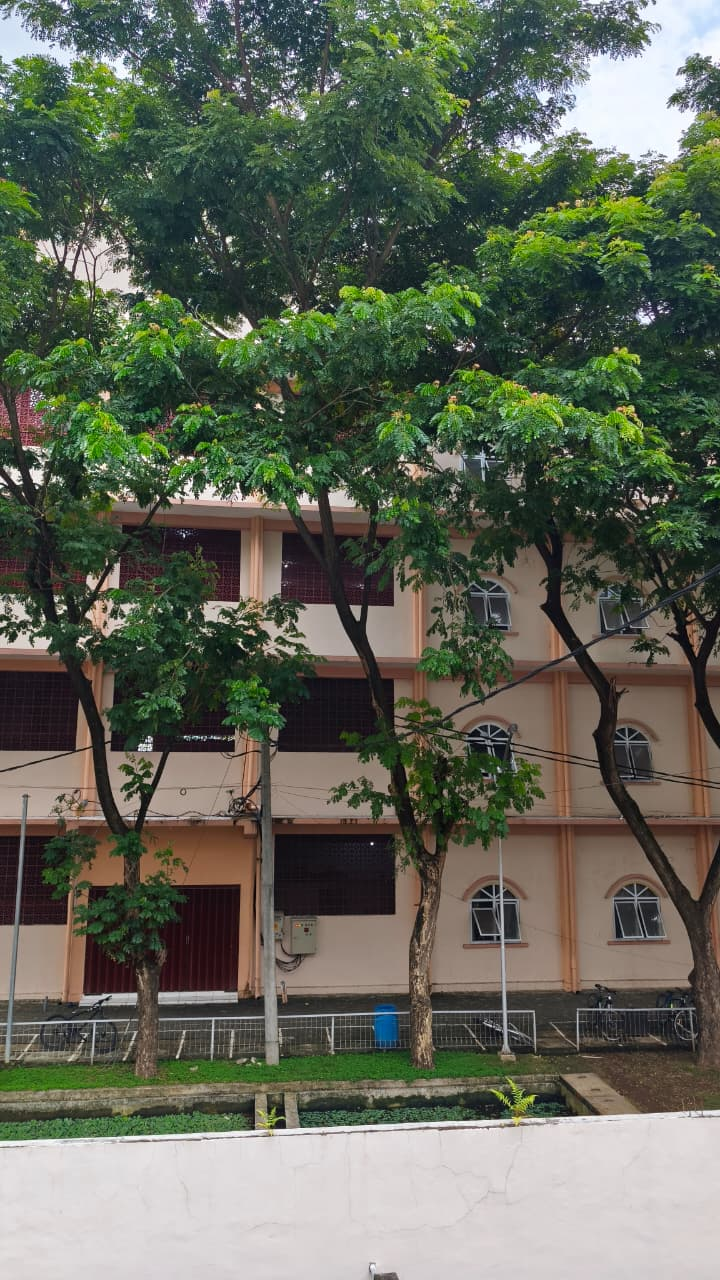
#> input picture images/1.jpeg, 720 x 1280 px
$ python space_feature.py
#> lines starting #> are read from the running program, lines starting #| are printed output that depends on the picture
import cv2
import matplotlib.pyplot as plt

img = cv2.imread('./images/1.jpeg')
#> img is the input picture: shape (1280, 720, 3); mean B, G, R 87.6, 102.5, 97.5
img_rgb = cv2.cvtColor(img, cv2.COLOR_BGR2RGB)
gray = cv2.cvtColor(img, cv2.COLOR_BGR2GRAY)
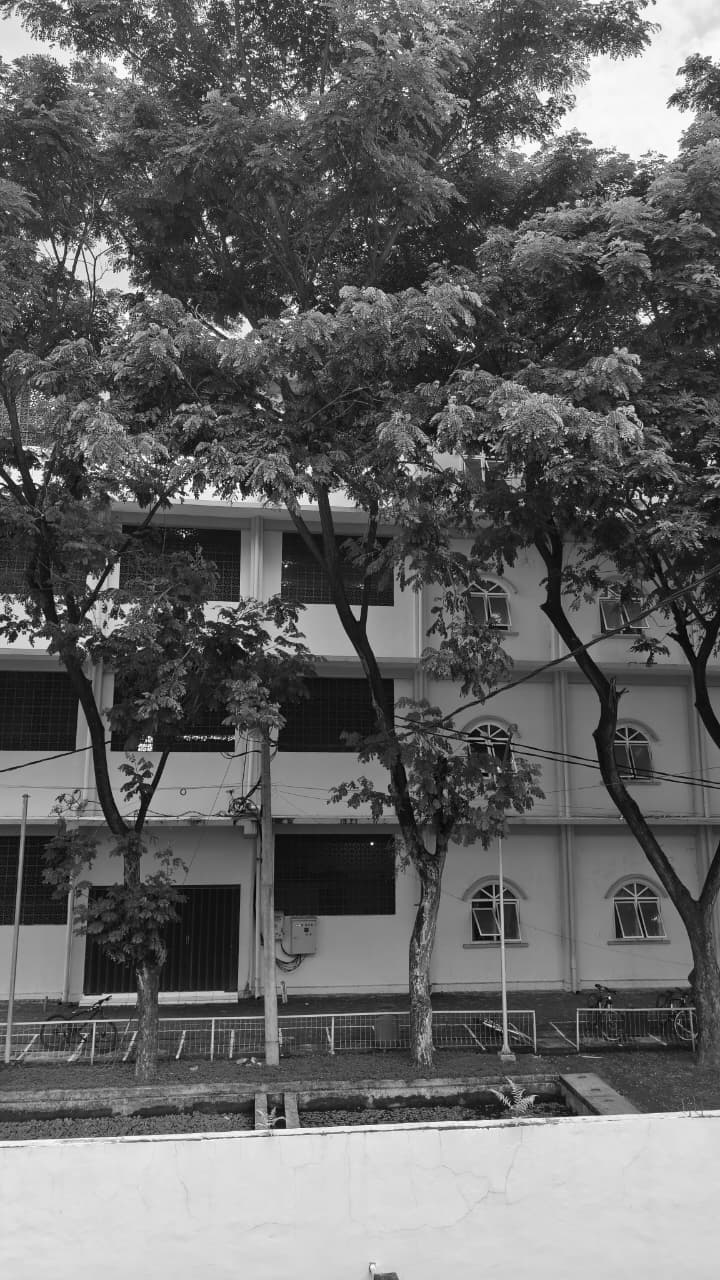
#> gray: shape (1280, 720); min 0, max 255, mean 99.3

blur_sigma1 = cv2.GaussianBlur(gray, (0, 0), sigmaX=1)
blur_sigma3 = cv2.GaussianBlur(gray, (0, 0), sigmaX=3)
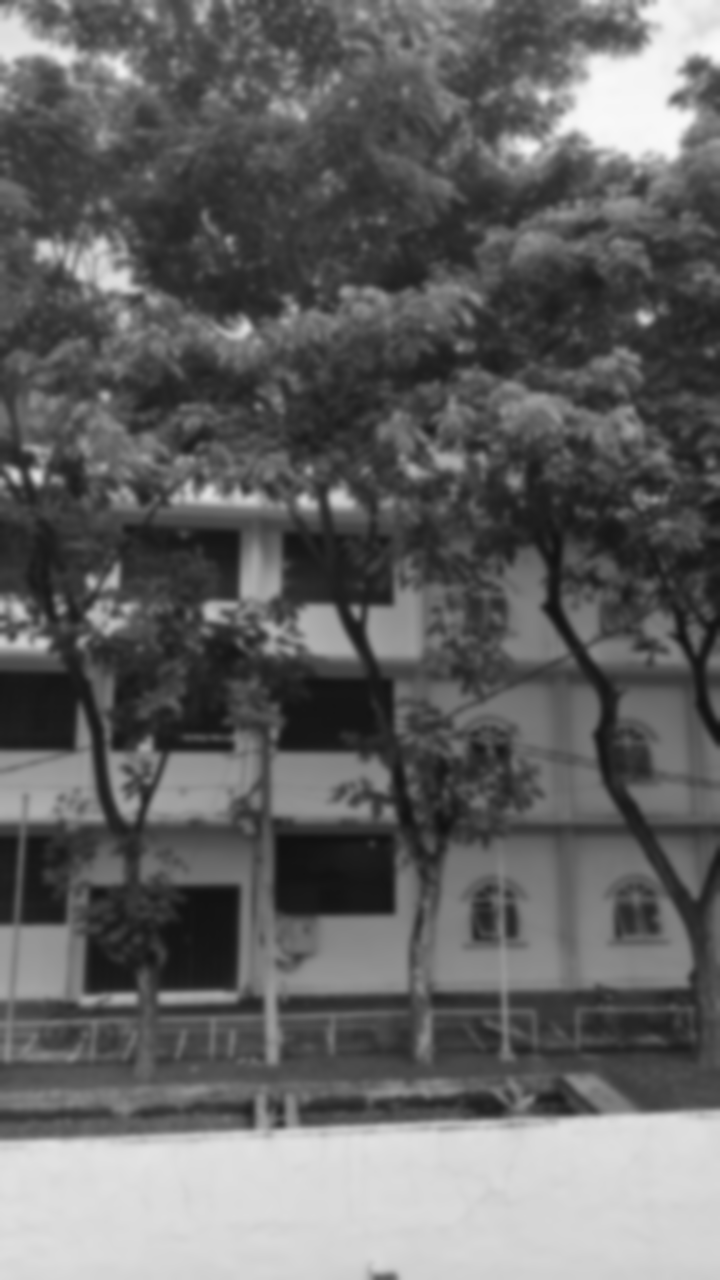
#> blur_sigma3: shape (1280, 720); min 16, max 249, mean 99.3
blur_sigma5 = cv2.GaussianBlur(gray, (0, 0), sigmaX=5)

plt.figure(figsize=(15, 5))

plt.subplot(2, 2, 1)
plt.imshow(gray, cmap='gray')
plt.title("Original")
plt.axis('off')

plt.subplot(2, 2, 2)
plt.imshow(blur_sigma1, cmap='gray')
plt.title("Gaussian Blur σ = 1")
plt.axis('off')

plt.subplot(2, 2, 3)
plt.imshow(blur_sigma3, cmap='gray')
plt.title("Gaussian Blur σ = 3")
plt.axis('off')

plt.subplot(2, 2, 4)
plt.imshow(blur_sigma5, cmap='gray')
plt.title("Gaussian Blur σ = 5")
plt.axis('off')

plt.tight_layout()
plt.show()
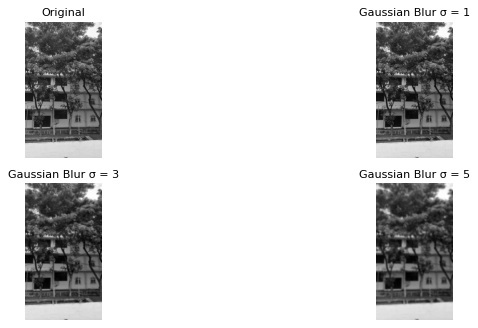
#> figure drawn by matplotlib, 4 panels

$ run again, with images/2.jpeg copied over images/1.jpeg
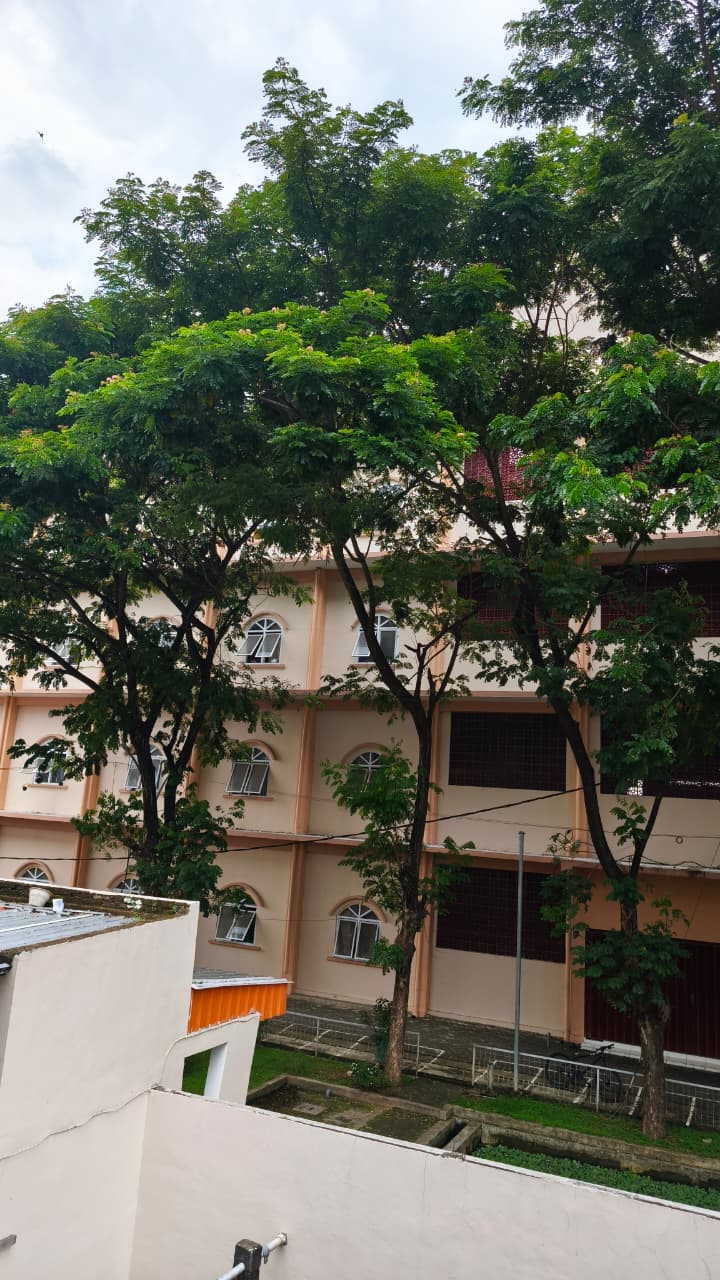
#> input picture images/2.jpeg, 720 x 1280 px
#> img is the input picture: shape (1280, 720, 3); mean B, G, R 94.9, 107.6, 105.1
#> `blur_sigma3 = cv2.GaussianBlur(gray, (0, 0), sigmaX=3)`:
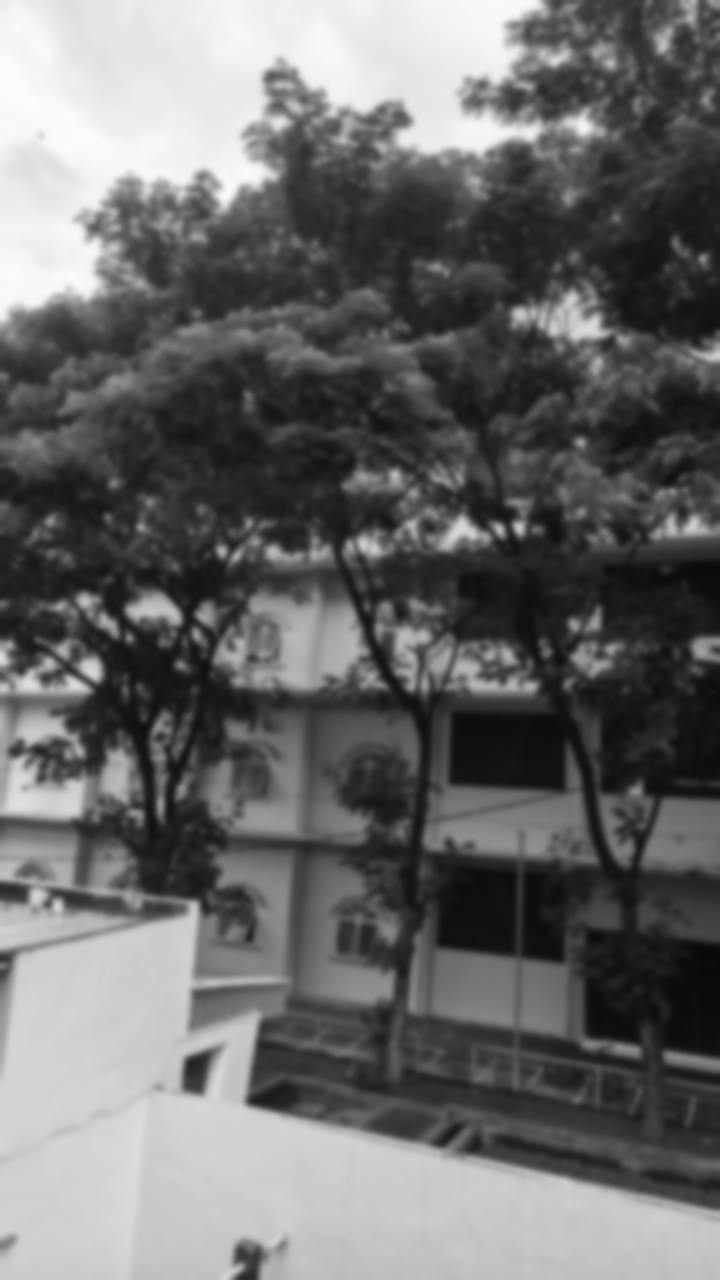
#> blur_sigma3: shape (1280, 720); min 9, max 251, mean 105.4
#> `plt.show()`:
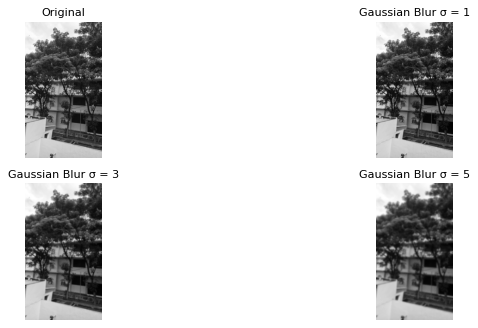
#> figure drawn by matplotlib, 4 panels
